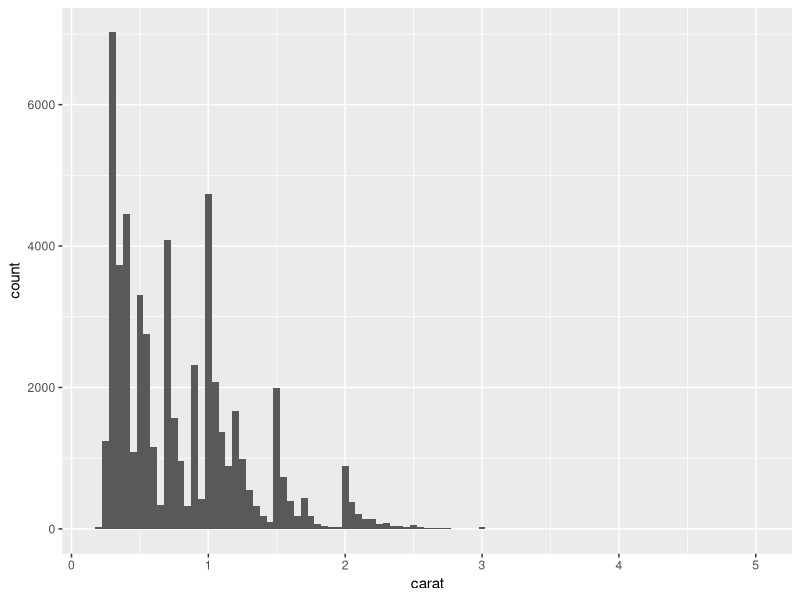

Write the R code that produced this figure. (Note: this script raises an error after producing the figure.)
## ---- chunk 1
library(tidyverse) 
library(ggplot2)
## ---- chunk 2
diamonds <- diamonds %>% rename(
    depth_pct = depth,
    length_mm = x,
    width_mm = y,
    depth_mm = z,
    table_pct = table
  )
## ---- chunk 3
# Do some preliminary investigations & cleaning


diamonds %>%
   ggplot(mapping = aes(x = carat)) +
      geom_histogram(binwidth = 0.05)

# diamonds %>%
#   ggplot(mapping=aes(x=cut, y=price)) +
#   geom_dotplot()

diamonds <- diamonds %>% 
  filter(length_mm!=0 & width_mm!=0 & depth_mm!=0)

view(diamonds)
## ---- chunk 4

diamonds <- diamonds %>%
  mutate(table_mm = ((table_pct * width_mm) / 100))

view(diamonds)

# Overall table_mm arithmetic mean?

diamonds %>% summarise(arithmetic_mean_tablemm = mean(table_mm))




# table_mm arithmetic mean within each clarity category

diamonds %>%
  group_by(clarity) %>%
  summarise(arithmetic_mean = mean(table_mm))



## ---- chunk 5
# calculate the arithmetic mean across all numeric variables

diamonds %>% 
  summarise(across(depth_pct:table_mm), mean, .names = "avg_{.col}")



## ---- chunk 6
# Write gmean() command

gmean <- function(x){
  for (i in length(x)) {
    gx <- log(x[i])
  }
  gx <- exp((1/length(x))*gx)
}

## ---- chunk 7

test_data <- list(
  test1 = c(2.1, 3.8, 4.2),
  test2 = c(1, 10, 100, 1000),
  test3 = c(0, 1, 4),
  test4 = c(0.38,  0.94, -1.56),
  test5 = c(TRUE, TRUE),
  test6 = c("6", "7", "8")
)


# Create for loop to test gmean() on the above examples

gmean(test_data[1])

## ---- chunk 8
# Copy gmean() from Ex 3 and edit it to check the input





# Copy your code from Ex 4 to test your new command





## ---- chunk 9
# replicate the for loop from Ex 4 using the map (or a similar) function

## ---- chunk 10
# Overall table_mm arithmetic mean, median, and geometric mean?






# Arithmetic mean, median, and geometric mean of table_mm within each clarity category






## ---- chunk 11
# Create gmean2() that computes the geometric mean 
#   that uses the original definition






## ---- chunk 12
# Create a function that computes the harmonic mean







